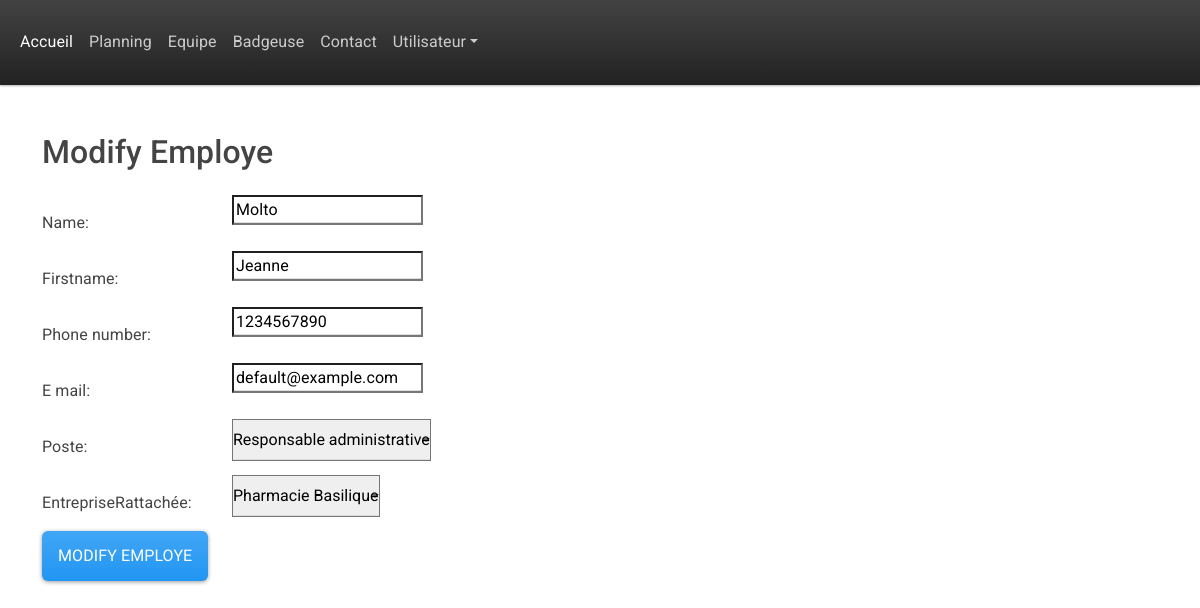
/modify_employe/1/ (signed in), run on the app's committed database.
### base/models.py (models this page shows, shortened)
class Employe(models.Model):
    Poste = models.ForeignKey(Poste, on_delete=models.SET_NULL, null=True)
    EntrepriseRattachée = models.ForeignKey(Entreprise, on_delete=models.SET_NULL, null=True)
    name = models.CharField(max_length=200, default="Nom")
    firstname = models.CharField(max_length=200, default="Prénom")
    e_mail = models.CharField(max_length=200, default="default@example.com")
    phone_number = models.CharField(max_length=12, default="0634567890")
    updated = models.DateTimeField(auto_now=True)
    created = models.DateTimeField(auto_now_add=True)

### base/views.py (the view)
# urls.py: path('modify_employe/<int:employe_id>/', views.modify_employe, name='modify_employe'),
def modify_employe(request, employe_id):
    employe = get_object_or_404(Employe, pk=employe_id)
    if request.method == 'POST':
        form = ModifyEmployeform(request.POST, instance=employe)
        if form.is_valid():
            form.save()
            return redirect('team_members_page')  # Redirect to the employee list page
    else:
        form = ModifyEmployeform(instance=employe)  # Pass employe_id here
    return render(request, 'base/modify_employe.html', {'form': form, 'employe_id': employe_id})

### base/forms.py
class ModifyEmployeform(forms.ModelForm):
    class Meta:
        model = Employe
        fields = ['name', 'firstname', 'Poste','phone_number', 'e_mail', 'EntrepriseRattachée']

### base/models.py (called while the page is built)
    def __str__(self) -> str:
        return self.name

    def __str__(self) -> str:
        return self.name

### base/templates/base/modify_employe.html (shortened to what this page needs)
{% extends 'main.html' %}
{% block content %}
{% if user.is_authenticated %}
<div class="container mt-5">
    <h2 class="mb-4">Modify Employe</h2>
    <form method="post" action="{% url 'modify_employe' employe_id %}" class="needs-validation" novalidate>
        <div class="form-group row">
            <label for="{{ form.name.id_for_label }}" class="col-sm-2 col-form-label">{{ form.name.label_tag }}</label>
            <div class="col-sm-10">
                {{ form.name }}
            </div>
        </div>
        <div class="form-group row">
            <label for="{{ form.name.id_for_label }}" class="col-sm-2 col-form-label">{{ form.firstname.label_tag }}</label>
            <div class="col-sm-10">
                {{ form.firstname }}
            </div>
        </div>
        <div class="form-group row">
            <label for="{{ form.Poste.id_for_label }}" class="col-sm-2 col-form-label">{{ form.phone_number.label_tag }}</label>
            <div class="col-sm-10">
                {{ form.phone_number }}
            </div>
        </div>
        <div class="form-group row">
            <label for="{{ form.Poste.id_for_label }}" class="col-sm-2 col-form-label">{{ form.e_mail.label_tag }}</label>
            <div class="col-sm-10">
                {{ form.e_mail }}
            </div>
        </div>
        <div class="form-group row">
            <label for="{{ form.Poste.id_for_label }}" class="col-sm-2 col-form-label">{{ form.Poste.label_tag }}</label>
            <div class="col-sm-10">
                {{ form.Poste }}
            </div>
        </div>
        <div class="form-group row">
            <label for="{{ form.EntrepriseRattachée.id_for_label }}" class="col-sm-2 col-form-label">{{ form.EntrepriseRattachée.label_tag }}</label>
            <div class="col-sm-10">
                {{ form.EntrepriseRattachée }}
            </div>
        </div>
        <button type="submit" class="btn btn-primary">Modify Employe</button>
    </form>
</div>
{% else %}
<h1>Veuillez vous connecter pour accéder à cette page web</h1>
<a href="{% url 'login' %}">Se connecter</a>
{% endif %}
{% endblock %}

### data on the page
Employe: name "Molto", firstname "Jeanne", phone_number "1234567890", e_mail "default@example.com", Poste "Responsable administrative", EntrepriseRattachée "Pharmacie Basilique"
